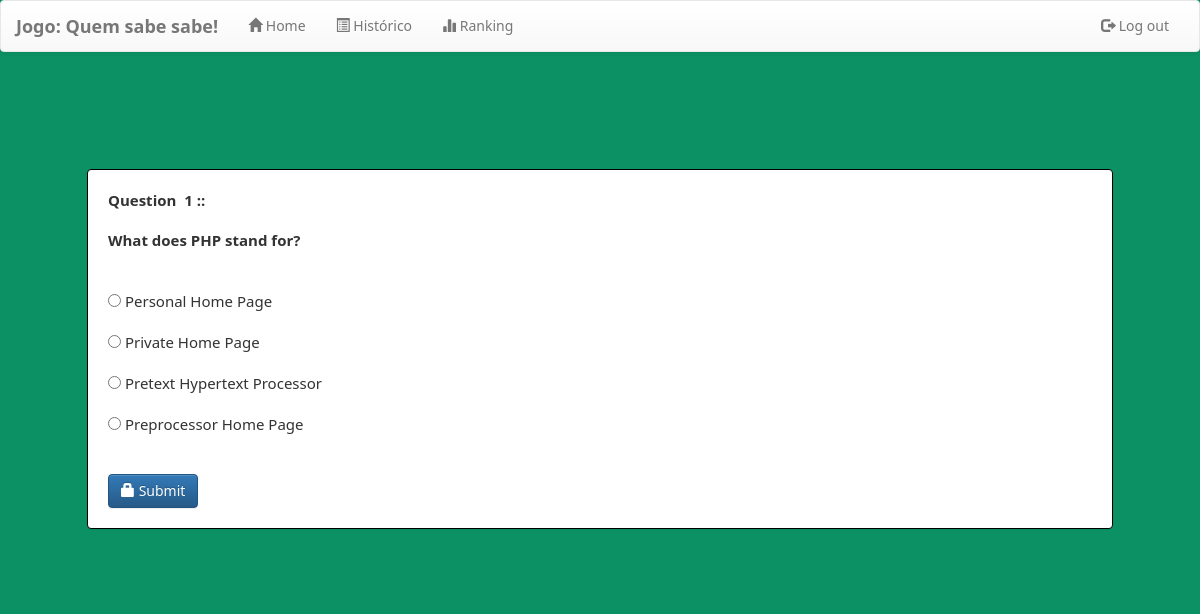
Page /welcome.php?q=quiz&step=2&eid=5b141b8009cf0&n=1&t=10 (signed in) on the earlier database version.
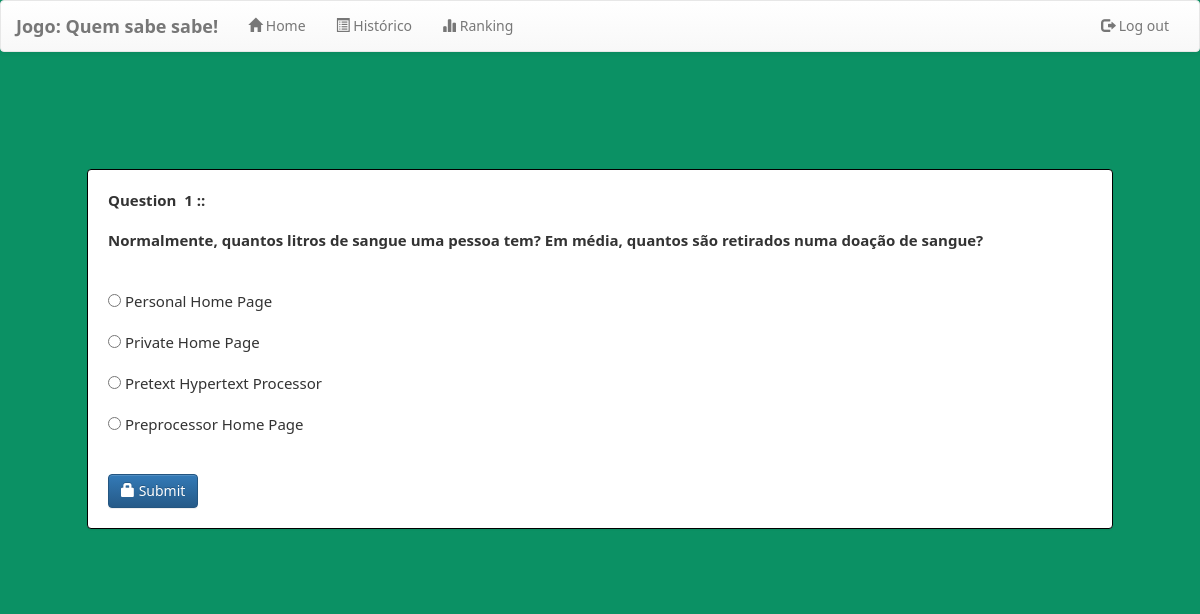
Same page on the later database version.
### tables this page shows
CREATE TABLE `questions` (
  `eid` text NOT NULL,
  `qid` text NOT NULL,
  `qns` text NOT NULL,
  `choice` int(10) NOT NULL,
  `sn` int(11) NOT NULL
);

CREATE TABLE `options` (
  `qid` varchar(50) NOT NULL,
  `option` varchar(5000) NOT NULL,
  `optionid` text NOT NULL
);

### welcome.php (the view, shortened to what this page needs)
<?php
    include_once 'database.php';
?>
<!DOCTYPE html>
<html lang="en">
<head>
    <link  rel="stylesheet" href="css/bootstrap.min.css"/>
    <link  rel="stylesheet" href="css/bootstrap-theme.min.css"/>
    <link rel="stylesheet" href="css/welcome.css">
    <link  rel="stylesheet" href="css/font.css">
</head>
<body>
    <nav class="navbar navbar-default title1">
        <div class="container-fluid">
            <div class="navbar-header">
        <a class="navbar-brand" href="#"><b>Jogo: Quem sabe sabe!</b></a>
        </div>
        <div class="collapse navbar-collapse" id="bs-example-navbar-collapse-1">
        <ul class="nav navbar-nav navbar-left">
            <li <?php if(@$_GET['q']==1) echo'class="active"'; ?> ><a href="welcome.php?q=1"><span class="glyphicon glyphicon-home" aria-hidden="true"></span>&nbsp;Home<span class="sr-only">(current)</span></a></li>
            <li <?php if(@$_GET['q']==2) echo'class="active"'; ?>> <a href="welcome.php?q=2"><span class="glyphicon glyphicon-list-alt" aria-hidden="true"></span>&nbsp;Histórico</a></li>
            <li <?php if(@$_GET['q']==3) echo'class="active"'; ?>> <a href="welcome.php?q=3"><span class="glyphicon glyphicon-stats" aria-hidden="true"></span>&nbsp;Ranking</a></li>
        </ul>
        <ul class="nav navbar-nav navbar-right">
        <li <?php echo''; ?> > <a href="logout.php?q=welcome.php"><span class="glyphicon glyphicon-log-out" aria-hidden="true"></span>&nbsp;Log out</a></li>
        </ul>
        </div>
    </div>
    </nav>
    <br><br>
    <div class="container">
        <div class="row">
            <div class="col-md-12">
                <?php
                    if(@$_GET['q']== 'quiz' && @$_GET['step']== 2)
                    {
                        $eid=@$_GET['eid'];
                        $sn=@$_GET['n'];
                        $total=@$_GET['t'];
                        $q=mysqli_query($con,"SELECT * FROM questions WHERE eid='$eid' AND sn='$sn' " );
                        echo '<div class="panel" style="margin:5%">';
                        while($row=mysqli_fetch_array($q) )
                        {
                            $qns=$row['qns'];
                            $qid=$row['qid'];
                            echo '<b>Question &nbsp;'.$sn.'&nbsp;::<br /><br />'.$qns.'</b><br /><br />';
                        }
                        $q=mysqli_query($con,"SELECT * FROM options WHERE qid='$qid' " );
                        echo '<form action="update.php?q=quiz&step=2&eid='.$eid.'&n='.$sn.'&t='.$total.'&qid='.$qid.'" method="POST"  class="form-horizontal">
                        <br />';
                        while($row=mysqli_fetch_array($q) )
                        {
                            $option=$row['option'];
                            $optionid=$row['optionid'];
                            echo'<input type="radio" name="ans" value="'.$optionid.'">&nbsp;'.$option.'<br /><br />';
                        }
                        echo'<br /><button type="submit" class="btn btn-primary"><span class="glyphicon glyphicon-lock" aria-hidden="true"></span>&nbsp;Submit</button></form></div>';
                    }
                ?>
</body>
</html>

Differences in the rows shown:
changed questions: qns "What does PHP stand for?" → "Normalmente, quantos litros de sangue uma pessoa tem? Em média, quantos são retirados numa doação de sangue?"
